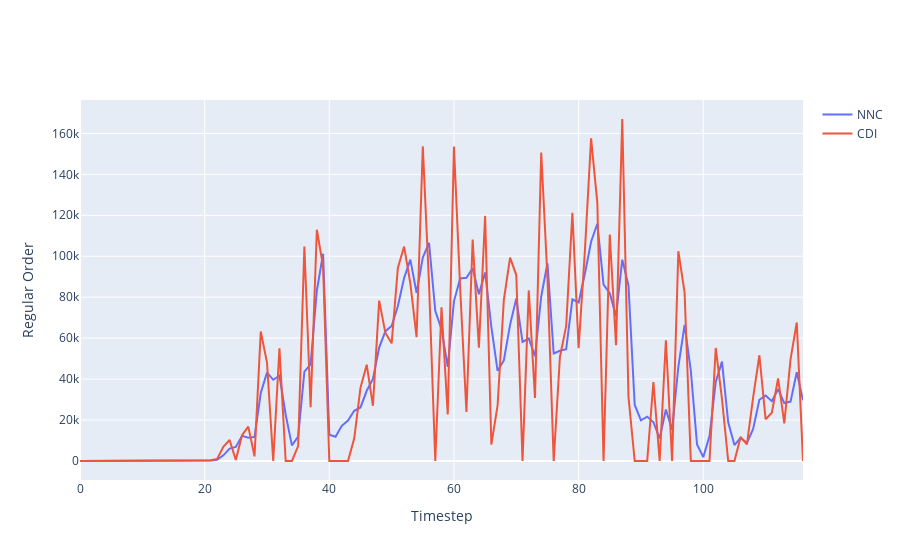

Source (notebook cell):
### Code cell
a = go.Scatter(y=[x.item() for x in nn_qr[1:]], name='NNC')
b = go.Scatter(y=cdi_qr, name='CDI')
fig = go.Figure([a,b])
fig.layout.xaxis.title = 'Timestep'
fig.layout.yaxis.title = 'Regular Order'
#fig.update_yaxes(range = [0,100])
fig
